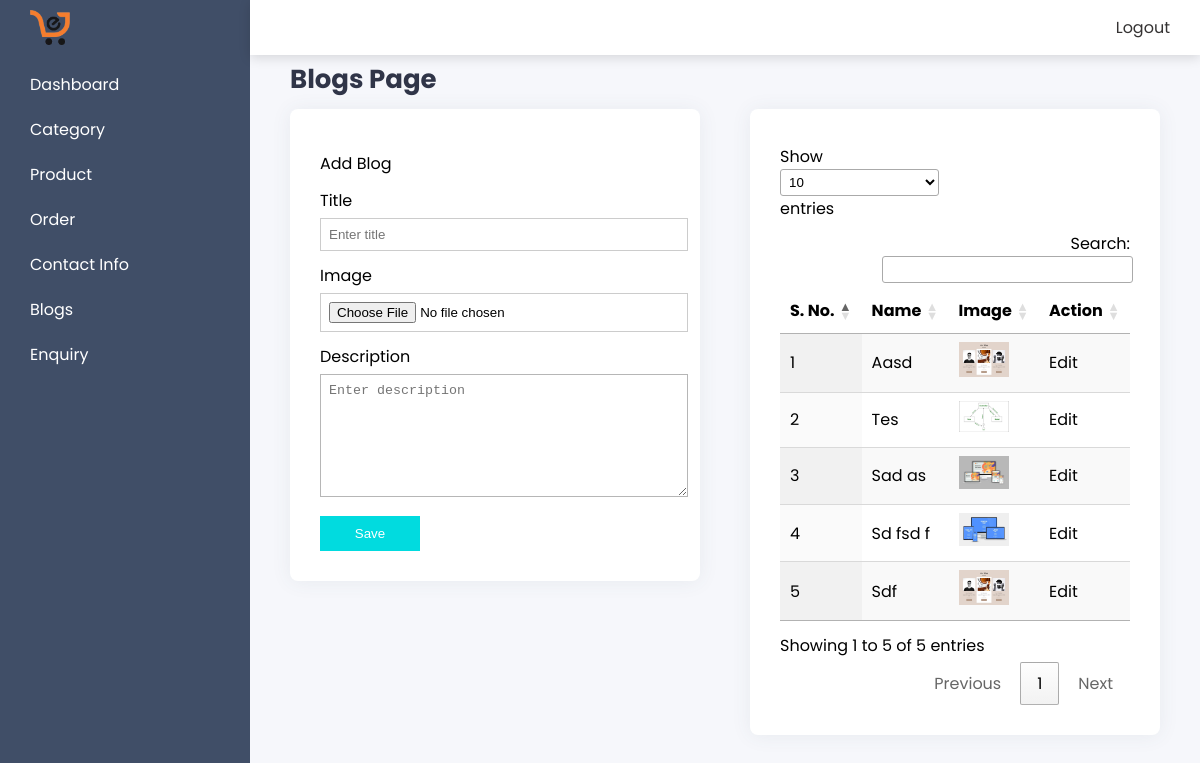
The page /admin/blogs/index.php (signed in) on the database its author committed.
### tables this page shows
CREATE TABLE `blogs` (
  `id` int(11) NOT NULL,
  `title` text NOT NULL,
  `description` text NOT NULL,
  `img` varchar(255) NOT NULL,
  `created_at` datetime NOT NULL DEFAULT current_timestamp()
);

### config/constants.php (called while the page is built, shortened)
<?php
$base_url = 'http://localhost/major-project/';
$admin_url = $base_url . 'admin/';
$site_url = $base_url . 'site/';

### admin/blogs/index.php (the view, shortened to what this page needs)
<?php
include('../layout/header.php');
$sql = "SELECT * from blogs ";
$result = mysqli_query($con, $sql);
?>
<div class="card-header">
    <h4 class="py-10">Blogs Page</h4>
</div>
<div class="card-block">
    <div class="card-left card-layout">
        <div class="form-group">
            <p>Add Blog</p>
        </div>
        <form method="post" action="<?php echo $admin_url ?>action/products/blog-save.php" enctype="multipart/form-data">
            <div class="form-group">
                <label for="">Title</label>
                <input type="text" name="title" placeholder="Enter title">
            </div>
            <div class="form-group">
                <label for="">Image</label>
                <input type="file" name="image">
            </div>
            <div class="form-group">
                <label for="">Description</label>
                <textarea rows="7" name="description" placeholder="Enter description"></textarea>
            </div>
            <div>
                <button type="submit" class="save-btn">Save</button>
            </div>
        </form>
    </div>
    <div class="card-right card-layout">
        <table id="myTable" class="display">
            <thead>
                <tr>
                    <th>S. No.</th>
                    <th>Name</th>
                    <th>Image</th>
                    <th>Action</th>
                </tr>
            </thead>
            <tbody>
                <?php
                $i = 1;
                while ($data = $result->fetch_assoc()) { ?>
                    <tr>
                        <td><?php echo $i++; ?></td>
                        <td><?php echo $data['title'] ?></td>
                        <td><img src="<?php echo $site_url . 'assets/uploads/blogs/' . $data['img'] ?>" class="img-icon" alt=""></td>
                        <td>Edit</td>
                    </tr>
                <?php } ?>
            </tbody>
        </table>
    </div>
</div>
<?php
include('../layout/footer.php')
?>

### admin/assets/css/style.css (style rules this page uses)
body { margin: 0; font-family: "Poppins", sans-serif; }
p, h1, h2, h3, h4, h5, h6 { margin: 0; }
h4 { font-size: 26px; }
p { font-size: 16px; }
label { display: block; margin: 5px 0; }
input { width: 100%; padding: 8px; border: 1px solid #ccc; }
textarea { width: 100%; padding: 8px; border: 1px solid #b6b6b6; }
.py-10 { padding: 10px 0; }
.save-btn { padding: 10px; min-width: 100px; background: #01dbdf; border: none; color: #ffff; }
.form-group { margin: 12px 0; }
.img-icon { width: 50px; }
.card-header { color: #303548; }
.card-block { display: flex; gap: 50px; align-items: start; }
.card-layout { background: #ffffff; padding: 30px; box-shadow: 0 1px 20px 0 #455a6414; border-radius: 8px; }
.card-right, .card-left { width: 50%; }

### rows shown on the page
blogs: title "Aasd", img (picture)
blogs: title "Tes", img (picture)
blogs: title "Sad as", img (picture)
blogs: title "Sd fsd f", img (picture)
blogs: title "Sdf", img (picture)
